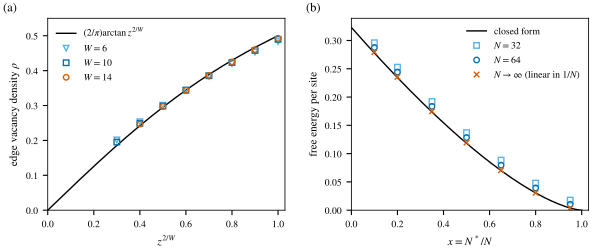

Here is the Python script that generated this plot:
"""Fig. 2: vacancy isotherms of the two uniform geometries (exact transfer matrix vs closed forms)."""
import sys, numpy as np, matplotlib.pyplot as plt
sys.path.insert(0, "../src")
from style import *
import tm_diag_b as T
from loz_cap import lnZ
from ckp import L
fig, ax = plt.subplots(1, 2, figsize=(TEXTW, 2.5), gridspec_kw=dict(wspace=0.28))
ts = np.linspace(0.0, 1, 200); ax[0].plot(ts, (2 / np.pi) * np.arctan(ts), "k-", label=r"$(2/\pi)\arctan z^{2/W}$")
T.RIN = 0.0
for W, m, c in ((6, "v", SKY), (10, "s", BLUE), (14, "o", VERM)):
    tt = [t for t in (0.3, 0.4, 0.5, 0.6, 0.7, 0.8, 0.9, 1.0) if t ** (W / 2) > 1e-3]   # smaller z: the sparse eigensolver does not converge
    ax[0].plot(tt, [T.densities(W, t ** (W / 2))[2][0] for t in tt], m, mfc="none", color=c, label=f"$W={W}$")
ax[0].set_xlabel(r"$z^{2/W}$"); ax[0].set_ylabel(r"edge vacancy density $\rho$"); ax[0].set_xlim(0, 1.03); ax[0].set_ylim(0, 0.55); ax[0].legend(loc="upper left")
s = lambda r: (2 * L(np.pi * r / 2) + L(np.pi * (1 - r))) / np.pi
xs = np.linspace(0, 1, 300); r = (2 / np.pi) * np.arccos(2 ** (xs - 1)); ax[1].plot(xs, s(r) - r * xs * np.log(2), "k-", label="closed form")
M = 12; xp = (0.1, 0.2, 0.35, 0.5, 0.65, 0.8, 0.95); f = {N: np.array([lnZ(M, N, 2.0 ** (-x * N / 2)) / (M * N) for x in xp]) for N in (32, 64)}
ax[1].plot(xp, f[32], "s", color=SKY, mfc="none", label="$N=32$"); ax[1].plot(xp, f[64], "o", color=BLUE, mfc="none", label="$N=64$")
ax[1].plot(xp, 2 * f[64] - f[32], "x", color=VERM, label=r"$N\to\infty$ (linear in $1/N$)")
ax[1].set_xlabel(r"$x=N^*/N$"); ax[1].set_ylabel("free energy per site"); ax[1].set_xlim(0, 1.03); ax[1].set_ylim(bottom=0); ax[1].legend(loc="upper right")
panel(ax[0], "(a)", x=-0.13); panel(ax[1], "(b)", x=-0.13)
save(fig, "fig2_isotherms")
